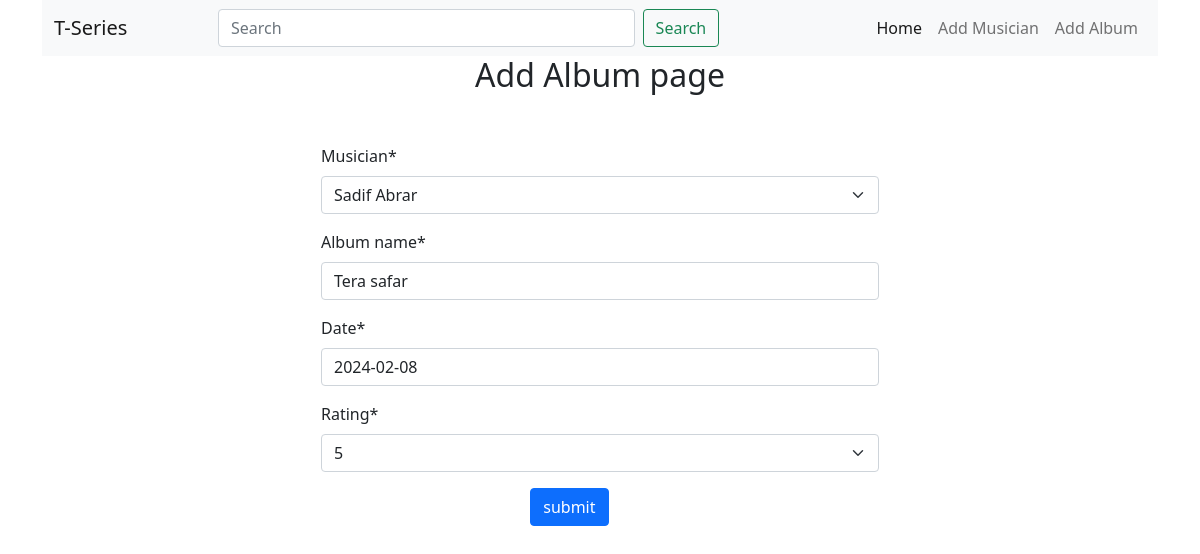
The page /album/edit_album/6 on the database its author committed.
### album/models.py (models this page shows)
class Album(models.Model):
    musician = models.ForeignKey(Musician, on_delete=models.CASCADE)
    album_name = models.CharField(max_length=100)
    release_date = models.DateField(("Date"), default=datetime.date.today)
    rating = models.IntegerField(choices=[(i, i) for i in range(1, 6)])
    def __str__(self):
        return self.album_name

### album/views.py (the view)
# urls.py: path('edit_album/<int:id>',views.edit_album,name='edit_album'),
def edit_album(request,id):
    album=get_object_or_404(models.Album, pk=id)
    print(album)
    album_form=form.AlbumForm(instance=album)
    if request.method == "POST":
        album_form = form.AlbumForm(request.POST,instance=album)
        if album_form.is_valid():
           album_form.save()
           return redirect("homepage")
    return render(request,'album.html',{'album':album_form})

### album/form.py
class AlbumForm(forms.ModelForm):
    class Meta:
        model = Album
        fields= '__all__'

### musician/models.py (called while the page is built)
    def __str__(self):
        return f"{self.first_name} {self.last_name}"

### album/templates/album.html (shortened to what this page needs)
{% extends "base.html" %}
{% load crispy_forms_tags%}
{% block content %}
<h2 class="text-center">Add Album page</h2>
<form  style="width: 50%; margin:auto;margin-top: 50px;" method="post">
    {{album | crispy}}
   <div class="w-25 m-auto "> <button class="btn btn-primary ">submit</button></div>
</form>
{% endblock content %}

### rows shown on the page
Album: musician "Sadif Abrar", album_name "Tera safar", release_date "2024-02-08", rating "5"
